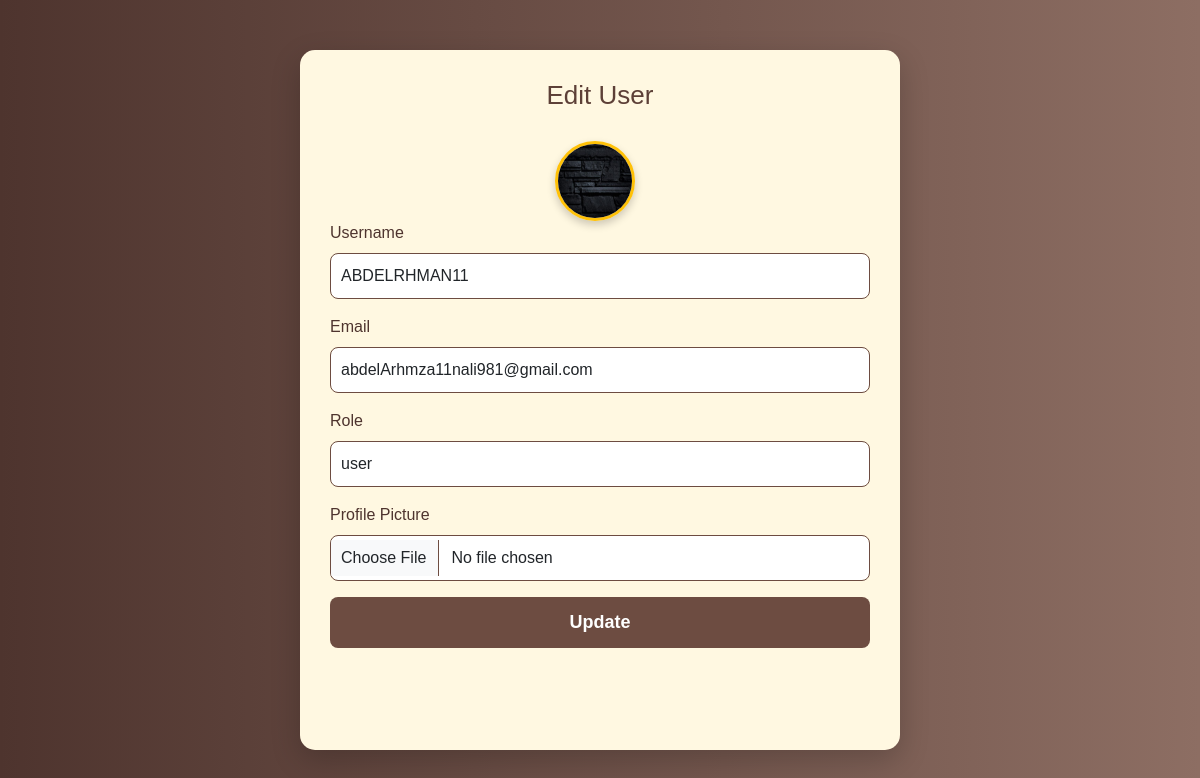
The page /edit.php?id=6 on the database as committed earlier.
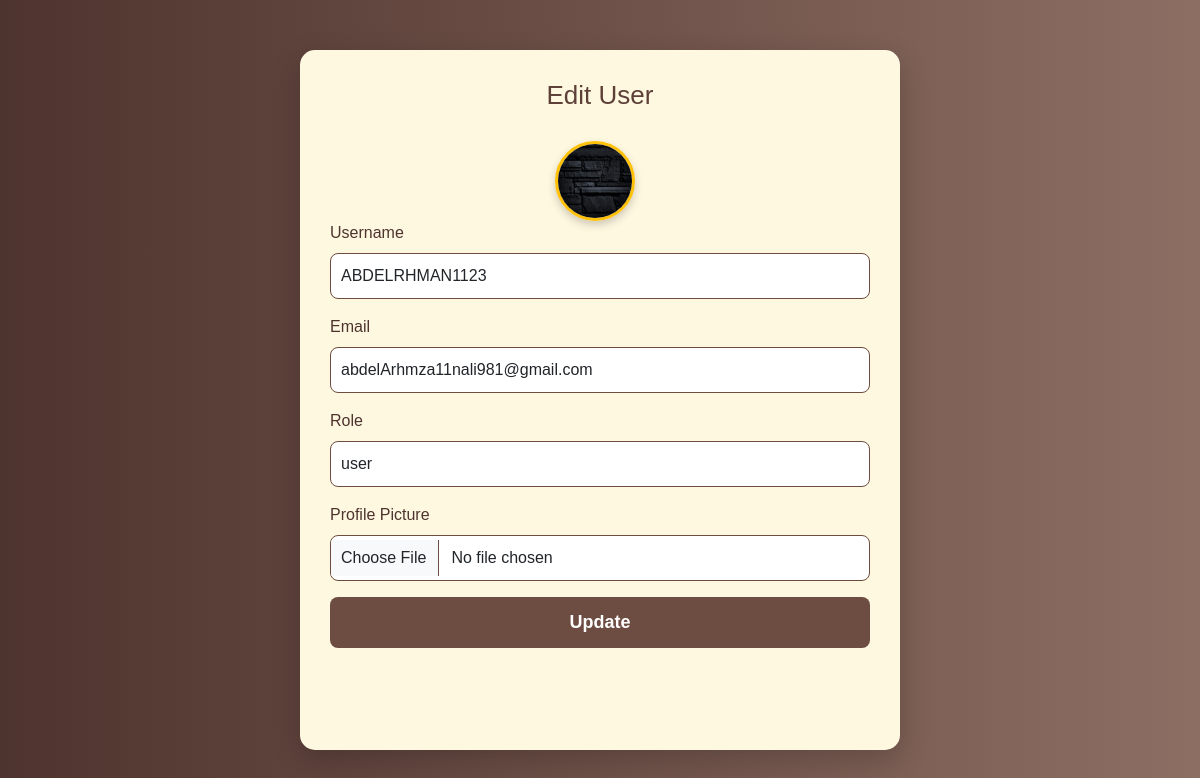
The same page on the database as committed later.
### tables this page shows
CREATE TABLE `users` (
  `id` int NOT NULL AUTO_INCREMENT,
  `username` varchar(50) NOT NULL,
  `email` varchar(100) NOT NULL,
  `password` varchar(255) NOT NULL,
  `profile_picture` varchar(255) DEFAULT NULL,
  `role` enum('user','admin') DEFAULT 'user',
  `created_at` timestamp NOT NULL DEFAULT CURRENT_TIMESTAMP,
  `roomno` varchar(255) NOT NULL,
  PRIMARY KEY (`id`),
  UNIQUE KEY `username` (`username`),
  UNIQUE KEY `email` (`email`)
);

### edit.php (the view, shortened to what this page needs)
<?php
include('databaseconnection.php');
if (isset($_GET['id'])) {
    $id = $_GET['id'];
    try {
        $stm = $connection->prepare("SELECT * FROM users WHERE id = ?");
        $stm->execute([$id]);
        $user = $stm->fetch(PDO::FETCH_ASSOC);
    } catch (PDOException $e) {
        echo "Error: " . $e->getMessage();
    }
}
?>
<!DOCTYPE html>
<html lang="en">
<head>
    <link href="https://cdn.jsdelivr.net/npm/bootstrap@5.3.0/dist/css/bootstrap.min.css" rel="stylesheet">
</head>
<body>
    <div class="container">
        <h3>Edit User</h3>
        <img src="img/<?php echo $user['profile_picture']; ?>" class="profile-img" width="150" height="100" alt="Profile Picture">
        <form method="POST" enctype="multipart/form-data">
            <div class="mb-3">
                <label for="username" class="form-label">Username</label>
                <input type="text" class="form-control" id="username" name="username" value="<?php echo htmlspecialchars($user['username']); ?>" required>
            </div>
            <div class="mb-3">
                <label for="email" class="form-label">Email</label>
                <input type="email" class="form-control" id="email" name="email" value="<?php echo htmlspecialchars($user['email']); ?>" required>
            </div>
            <div class="mb-3">
                <label for="role" class="form-label">Role</label>
                <input type="text" class="form-control" id="role" name="role" value="<?php echo htmlspecialchars($user['role']); ?>" required>
            </div>
            <div class="mb-3">
                <label for="img" class="form-label">Profile Picture</label>
                <input type="file" class="form-control" id="img" name="img">
            </div>
            <button type="submit" name="update" class="btn btn-success">Update</button>
        </form>
    </div>
</body>
</html>

Rows that differ between the two databases and show on the page:
changed users "abdelArhmza11nali981@gmail.com": username "ABDELRHMAN11" → "ABDELRHMAN1123"
